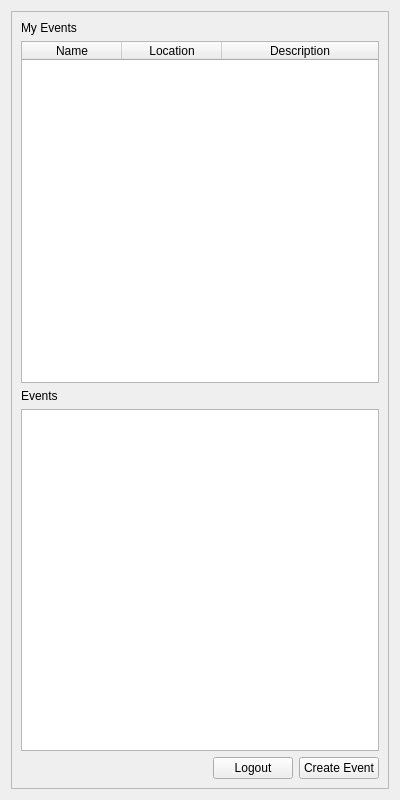
<?xml version="1.0" encoding="UTF-8"?>
<ui version="4.0">
 <class>MainPage</class>
 <widget class="QWidget" name="MainPage">
  <property name="geometry">
   <rect>
    <x>0</x>
    <y>0</y>
    <width>400</width>
    <height>800</height>
   </rect>
  </property>
  <property name="windowTitle">
   <string>Form</string>
  </property>
  <layout class="QVBoxLayout" name="verticalLayout">
   <property name="sizeConstraint">
    <enum>QLayout::SetMinimumSize</enum>
   </property>
   <item>
    <widget class="QScrollArea" name="scrollArea">
     <property name="widgetResizable">
      <bool>true</bool>
     </property>
     <widget class="QWidget" name="scrollAreaWidgetContents">
      <property name="geometry">
       <rect>
        <x>0</x>
        <y>0</y>
        <width>380</width>
        <height>780</height>
       </rect>
      </property>
      <layout class="QVBoxLayout" name="verticalLayout_3">
       <item>
        <widget class="QLabel" name="myEventsLabel">
         <property name="text">
          <string>My Events</string>
         </property>
        </widget>
       </item>
       <item>
        <widget class="QTableWidget" name="myEventsListView">
         <property name="columnCount">
          <number>3</number>
         </property>
         <attribute name="horizontalHeaderStretchLastSection">
          <bool>true</bool>
         </attribute>
         <attribute name="verticalHeaderVisible">
          <bool>false</bool>
         </attribute>
         <column>
          <property name="text">
           <string>Name</string>
          </property>
         </column>
         <column>
          <property name="text">
           <string>Location</string>
          </property>
         </column>
         <column>
          <property name="text">
           <string>Description</string>
          </property>
         </column>
        </widget>
       </item>
       <item>
        <widget class="QLabel" name="eventsLabel">
         <property name="text">
          <string>Events</string>
         </property>
        </widget>
       </item>
       <item>
        <widget class="QListWidget" name="eventListView"/>
       </item>
       <item>
        <layout class="QHBoxLayout" name="buttonLayout">
         <item>
          <spacer name="horizontalSpacer">
           <property name="orientation">
            <enum>Qt::Horizontal</enum>
           </property>
           <property name="sizeHint" stdset="0">
            <size>
             <width>40</width>
             <height>20</height>
            </size>
           </property>
          </spacer>
         </item>
         <item>
          <widget class="QPushButton" name="logoutButton">
           <property name="text">
            <string>Logout</string>
           </property>
          </widget>
         </item>
         <item>
          <widget class="QPushButton" name="createEventButton">
           <property name="text">
            <string>Create Event</string>
           </property>
          </widget>
         </item>
        </layout>
       </item>
      </layout>
     </widget>
    </widget>
   </item>
  </layout>
 </widget>
 <resources/>
 <connections/>
</ui>
